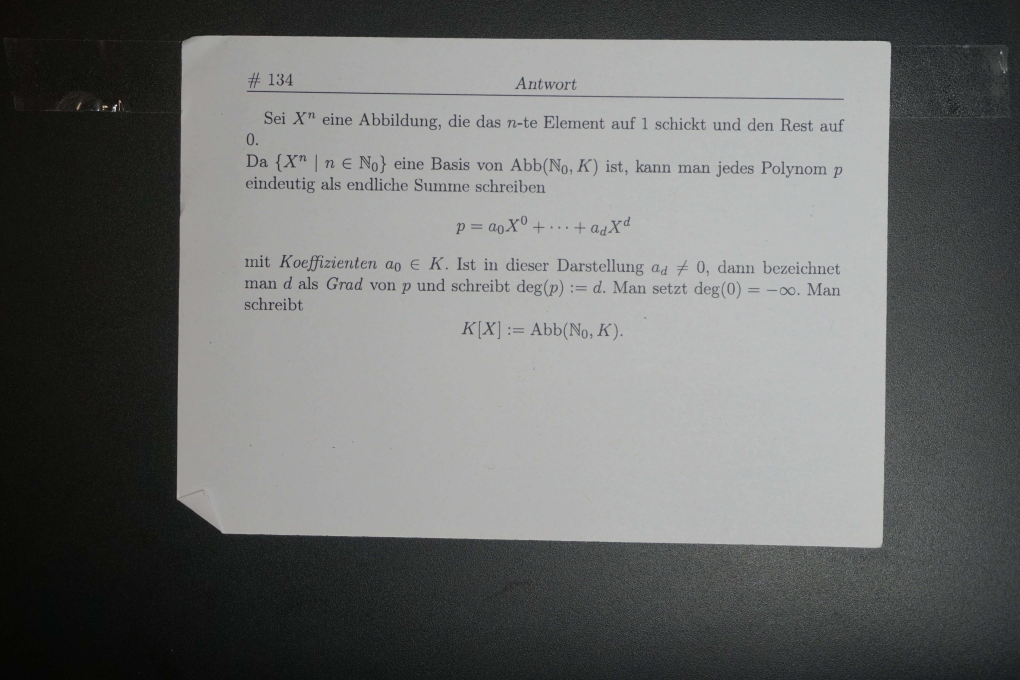
#> input picture input.jpg, 3060 x 2040 px (shown at 1/3 size)
$ python scanner.py
#> lines starting #> are read from the running program, lines starting #| are printed output that depends on the picture; after the words box and inside, x2 and y2 are one past the last pixel; in counts of white or black regions, pixels touching at a corner belong together
import cv2
import numpy as np

# Load image
image = cv2.imread("input.jpg")
#> image is the input picture: shape (2040, 3060, 3); mean B, G, R 108.5, 109.6, 108.2
orig = image.copy()

# Resize for easier processing
image = cv2.resize(image, (500, 700))
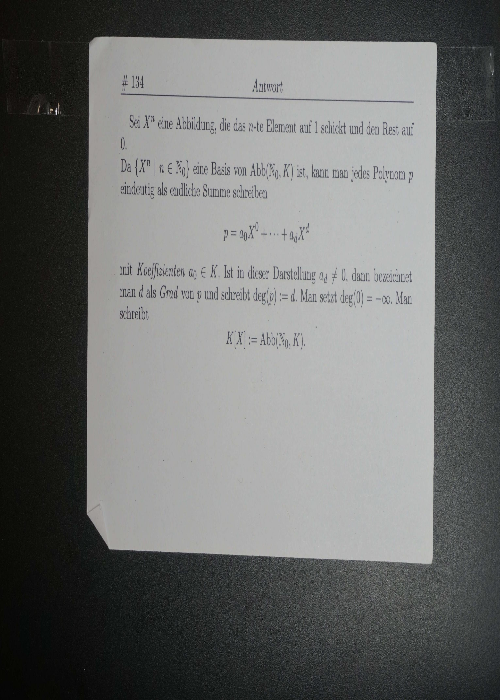
#> image: shape (700, 500, 3); mean B, G, R 108.4, 109.5, 108.1

# Convert to grayscale
gray = cv2.cvtColor(image, cv2.COLOR_BGR2GRAY)

# Blur
blur = cv2.GaussianBlur(gray, (5, 5), 0)

# Edge detection
edges = cv2.Canny(blur, 30, 200)
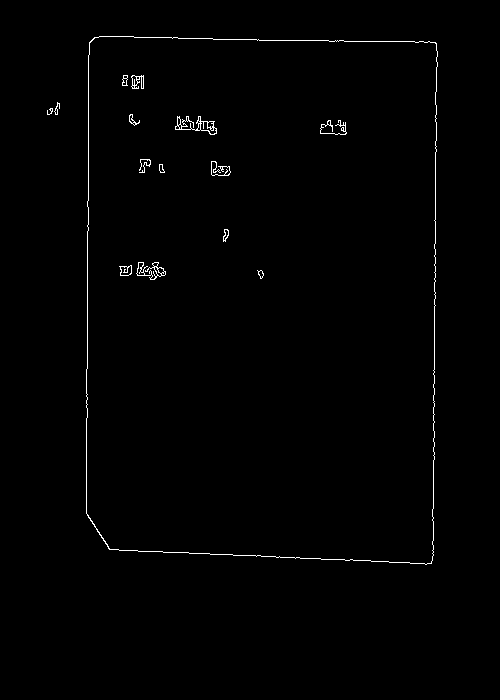
#> edges: shape (700, 500); 0.78% white in thin lines or dots, all inside (x1, y1, x2, y2) = (47, 36, 438, 565)

# Find contours
contours, _ = cv2.findContours(edges, cv2.RETR_LIST, cv2.CHAIN_APPROX_SIMPLE)
#> contours = 49 contours, 24 with area under 20; largest, box (x1, y1, x2, y2) and area: (86, 36, 438, 565) 178980, (86, 36, 438, 565) 178951, (175, 116, 217, 135) 250, (136, 262, 166, 280) 159, (200, 121, 217, 135) 97
contours = sorted(contours, key=cv2.contourArea, reverse=True)[:5]
#> contours = 5 contours; box (x1, y1, x2, y2) and area: (86, 36, 438, 565) 178980, (86, 36, 438, 565) 178951, (175, 116, 217, 135) 250, (136, 262, 166, 280) 159, (200, 121, 217, 135) 97

doc = None

for c in contours:
    peri = cv2.arcLength(c, True)
    approx = cv2.approxPolyDP(c, 0.02 * peri, True)

    if len(approx) == 4:
        doc = approx
        break
#> this loop made 1 pass
#> (peri, doc) on pass 1: (1761.4, [[94, 37], [88, 517], [431, 563], [436, 43]])

# Draw contour
cv2.drawContours(image, [doc], -1, (0, 255, 0), 2)
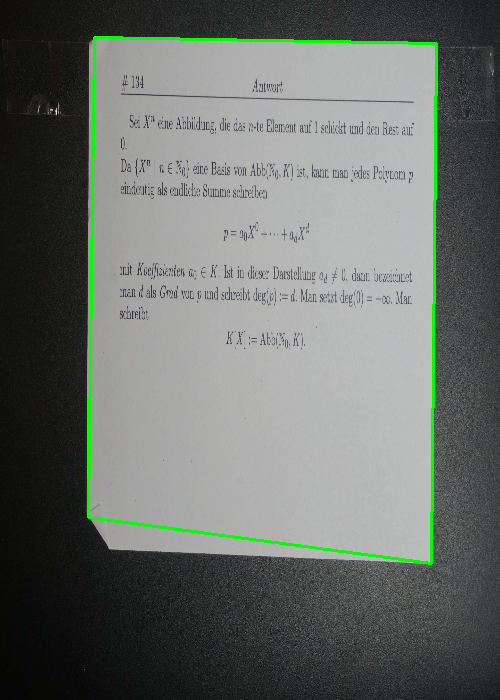
#> image: shape (700, 500, 3); 1.44% of pixels changed, all inside (x1, y1, x2, y2) = (87, 36, 438, 565)

# Perspective transform
pts = doc.reshape(4, 2)
#> pts = [[94, 37], [88, 517], [431, 563], [436, 43]]
rect = np.zeros((4, 2), dtype="float32")

s = pts.sum(axis=1)
#> s = [131, 605, 994, 479]
rect[0] = pts[np.argmin(s)]
rect[2] = pts[np.argmax(s)]

diff = np.diff(pts, axis=1)
#> diff = [-57, 429, 132, -393]
rect[1] = pts[np.argmin(diff)]
rect[3] = pts[np.argmax(diff)]

(tl, tr, br, bl) = rect

widthA = np.linalg.norm(br - bl)
widthB = np.linalg.norm(tr - tl)
maxWidth = max(int(widthA), int(widthB))

heightA = np.linalg.norm(tr - br)
heightB = np.linalg.norm(tl - bl)
maxHeight = max(int(heightA), int(heightB))

dst = np.array([
    [0, 0],
    [maxWidth - 1, 0],
    [maxWidth - 1, maxHeight - 1],
    [0, maxHeight - 1]
], dtype="float32")

M = cv2.getPerspectiveTransform(rect, dst)
warp = cv2.warpPerspective(orig, M, (maxWidth, maxHeight))
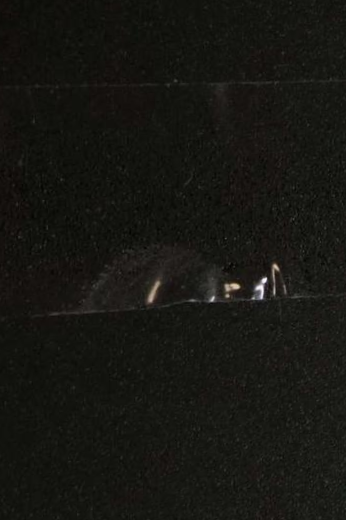
#> warp: shape (520, 346, 3); mean B, G, R 18.1, 22.7, 22.7

# Convert to grayscale for scan effect
gray_warp = cv2.cvtColor(warp, cv2.COLOR_BGR2GRAY)

# Apply threshold (this is the magic)
_, scan = cv2.threshold(gray_warp, 0, 255, cv2.THRESH_BINARY + cv2.THRESH_OTSU)
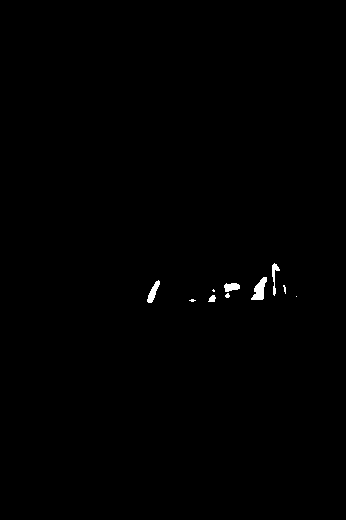
#> scan: shape (520, 346); 0.36% white; 10 white regions (5 under 20 px), largest, box (x1, y1, x2, y2) and area: (251, 277, 267, 300) 204, (147, 280, 160, 303) 132, (224, 283, 240, 292) 108, (272, 263, 280, 296) 102, (208, 295, 216, 302) 39

# Save output
cv2.imwrite("output/scanned.jpg", scan)

# Show images
cv2.imshow("Original", orig)
cv2.imshow("Edges", edges)
cv2.imshow("Scanned", scan)

cv2.waitKey(0)
cv2.destroyAllWindows()
